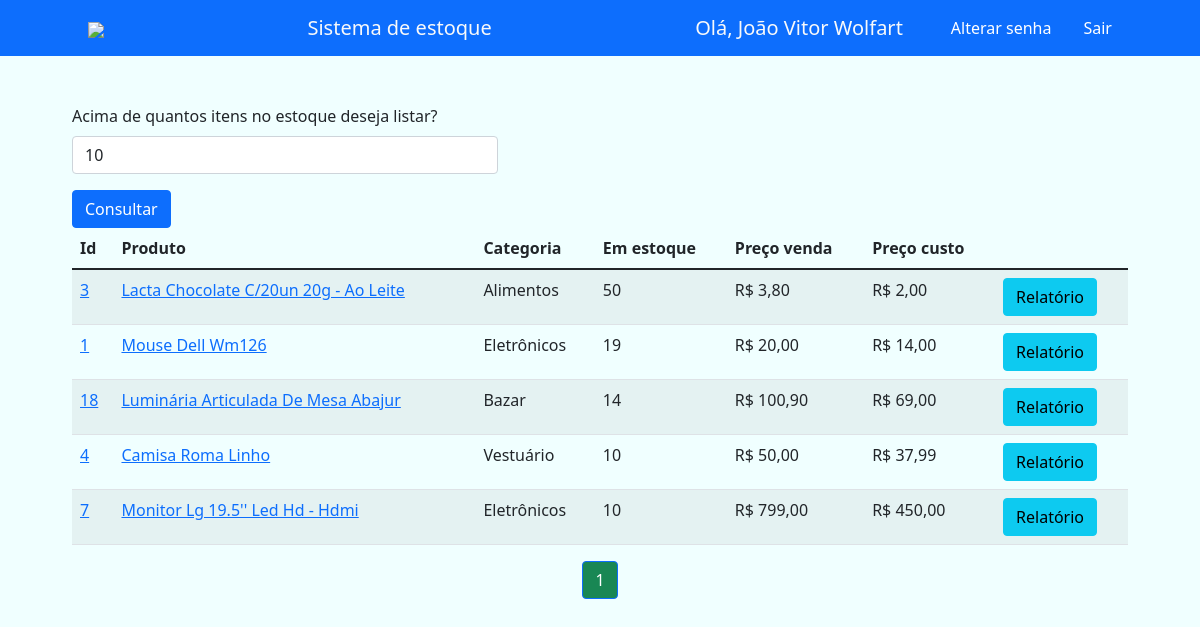
Before: /muito_estoque/0 (signed in) with the older database file.
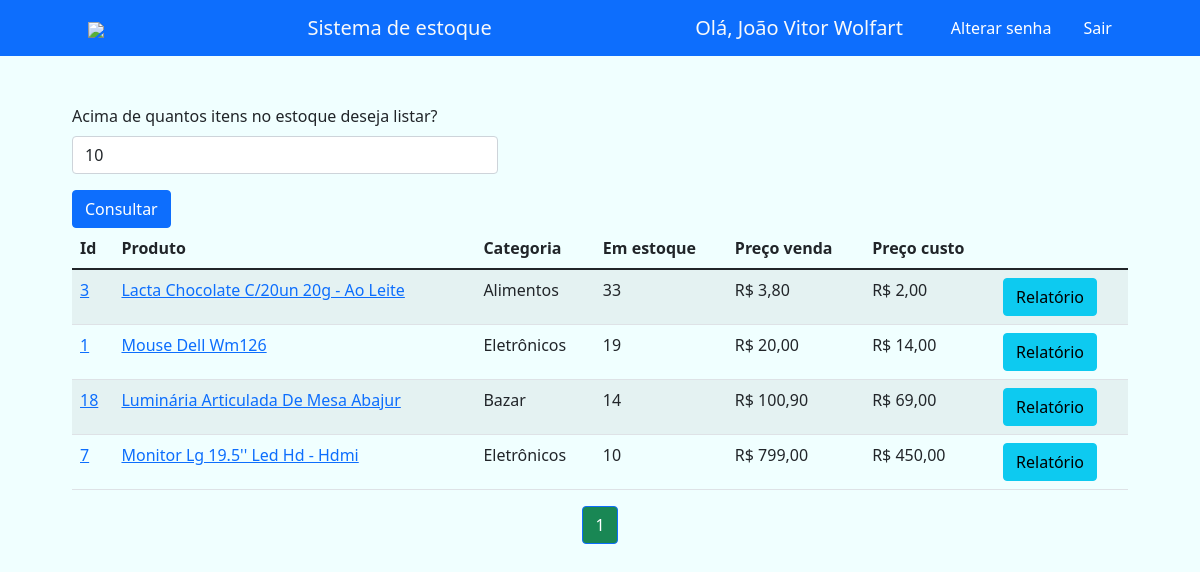
After: the same page with the newer database file.
### produtos/models.py (models this page shows, shortened)
class Produto(models.Model):
    produto = models.CharField(max_length=200)
    categoria = models.ForeignKey(Categoria, on_delete=models.DO_NOTHING)
    medida = models.ForeignKey(Medidas, on_delete=models.DO_NOTHING, blank=True, null=True)
    data_ultima_compra = models.DateField(blank=True, null=True)
    preco_ultima_compra = models.DecimalField(max_digits=7, decimal_places=2, blank=True, null=True)
    preco_venda = models.DecimalField(max_digits=7, decimal_places=2, blank=True, null=True)
    data_ultima_venda = models.DateField(blank=True, null=True)
    estoque = models.IntegerField(default=0)
    informacoes = models.TextField(blank=True, null=True)
    foto = models.ImageField(blank=True, upload_to='fotos')
    usuario = models.ForeignKey(User, on_delete=models.CASCADE, blank=True, null=True)
    ativo = models.BooleanField(default=True)

class Categoria(models.Model):
    categoria = models.CharField(max_length=100)
    def __str__(self):
        return self.categoria

### produtos/views.py (the view)
# urls.py: path('muito_estoque/<int:quant>', views.muito_estoque, name='muito_estoque'),
@login_required(login_url='login')
def muito_estoque(request, quant):
    quant = request.GET.get('quant')
    user = request.user
    if quant == None:
        quant=10
    else:
        quant = int(quant)
    produtos = Produto.objects.all().order_by('-estoque').filter(
        ativo=True, estoque__gt=quant-1, usuario=user
    )
    paginator = Paginator(produtos, 5)
    page = request.GET.get('p')
    produtos = paginator.get_page(page)
    return render(request, 'paginas/muito_estoque.html', {'produtos':produtos, 'quant':quant})

### produtos/templates/paginas/muito_estoque.html (shortened to what this page needs)
{% extends 'base.html'%}
{% load static%}
{%block 'conteudo'%}
    <div class="row">
      <div class="col-5">
        <form method="get" action="{% url 'muito_estoque' quant%}">
          <div class="mb-3">
            <label for="exampleInputEmail1" class="form-label">Acima de quantos itens no estoque deseja listar? </label>
            <input type="number" class="form-control" name="quant" step="1" min="0" value="{{quant}}">
          </div>
          <button type="submit" class="btn btn-primary">Consultar</button>
        </form>
      </div>
    </div>
    <table class="table table-striped table-hover">
        <thead>
          <tr>
            <th scope="col">Id</th>
            <th scope="col">Produto</th>
            <th scope="col">Categoria</th>
            <th scope="col">Em estoque</th>
            <th scope="col">Preço venda</th>
            <th scope="col">Preço custo</th>
          </tr>
        </thead>
        <tbody>
          {% for p in produtos%}
          <tr>
              <td><a href="{% url 'detalhes' p.id %}">{{p.id}}</a></td>
              <td><a href="{% url 'detalhes' p.id %}">{{p.produto}}</a></td>
              <td>{{p.categoria}}</td>
              <td>{{p.estoque}}</td>
              <td>R$ {{p.preco_venda}}</td>
              {%if p.preco_ultima_compra%}
              <td>R$ {{p.preco_ultima_compra}}</td>
              {% else %}
              <td>Nenhuma compra realizada</td>
              {% endif %}
              <td><a href="{% url 'relatorio' p.id %}" class="btn btn-info">Relatório</a></td>
          </tr>
          {%endfor%}
        </tbody>
      </table>
      <nav aria-label="Page navigation example">
        <ul class="pagination justify-content-center">
          {%for pagina in produtos.paginator.page_range%}
          {%if produtos.number == pagina%}
            <li class="page-item active"><a class="page-link bg-success" href="?p={{pagina}}&quant={{quant}}">{{pagina}}</a></li>
          {% else %}
            <li class="page-item"><a class="page-link" href="?p={{pagina}}&quant={{quant}}">{{pagina}}</a></li>
          {%endif%}
          {%endfor%}
        </ul>
      </nav>
{%endblock%}

Changed rows visible on the page:
no longer on this page (row edited): Produto: id "4", produto "Camisa Roma Linho", categoria "Vestuário", estoque "10", preco_venda "50,00", preco_ultima_compra "37,99"
changed Produto "Lacta Chocolate C/20un 20g - Ao Leite": estoque "50" → "33"
